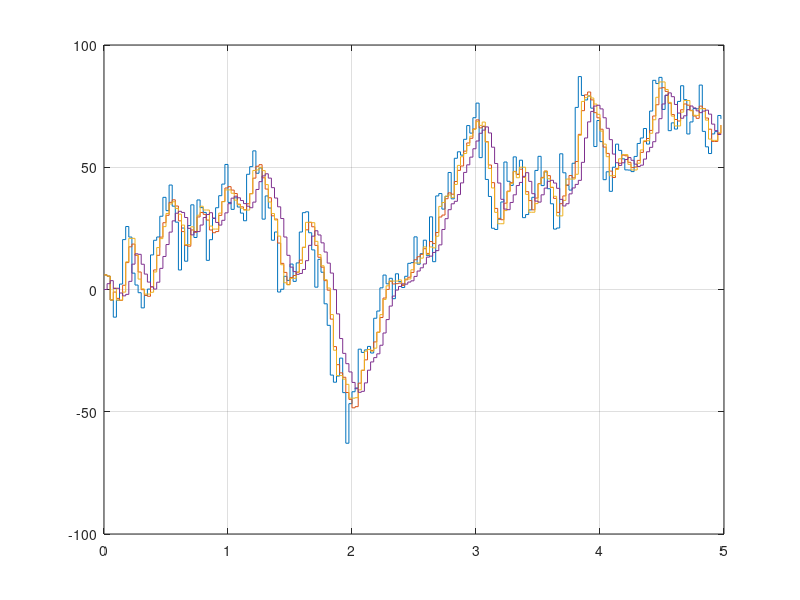

This chart was generated by the following MATLAB code:
clc, clear variables
%%

Ts = 1/40;
N = 5/Ts;
time = (0:N-1).'*Ts;
sig = sin(2*pi*1*time) + 10*randn(N, 1);
sig = cumsum(sig);

n = 3;
sigf_mean = sig;
sigf_median = sig;
for i = 1+n:N
    sigf_mean(i)   = mean(sig(i-n:i));
    sigf_median(i) = median(sig(i-n:i));
end

a = 600*1e-3;
Gf = tf(1-a, [1 -a], Ts)
f_cut = -1/Ts*log(a)/2/pi

sig_f_lp = filter(Gf.num{1}, Gf.den{1}, sigf_median);

figure(1)
stairs(time, [sig, sigf_mean, sigf_median, sig_f_lp]), grid on

[sig(1:10), sigf_mean(1:10), sigf_median(1:10), sig_f_lp(1:10)]

% to check its best to remove noise and not integrate the signal
finddelay(sig, sig_f_lp)